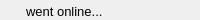
<?xml version="1.0" encoding="UTF-8"?>
<ui version="4.0">
 <class>NoticeLabelObject</class>
 <widget class="QWidget" name="NoticeLabelObject">
  <property name="geometry">
   <rect>
    <x>0</x>
    <y>0</y>
    <width>200</width>
    <height>20</height>
   </rect>
  </property>
  <property name="sizePolicy">
   <sizepolicy hsizetype="Fixed" vsizetype="Fixed">
    <horstretch>0</horstretch>
    <verstretch>0</verstretch>
   </sizepolicy>
  </property>
  <property name="minimumSize">
   <size>
    <width>200</width>
    <height>20</height>
   </size>
  </property>
  <property name="maximumSize">
   <size>
    <width>200</width>
    <height>20</height>
   </size>
  </property>
  <property name="windowTitle">
   <string>Form</string>
  </property>
  <layout class="QFormLayout" name="formLayout">
   <property name="horizontalSpacing">
    <number>4</number>
   </property>
   <property name="verticalSpacing">
    <number>0</number>
   </property>
   <property name="leftMargin">
    <number>6</number>
   </property>
   <property name="topMargin">
    <number>2</number>
   </property>
   <property name="rightMargin">
    <number>6</number>
   </property>
   <property name="bottomMargin">
    <number>0</number>
   </property>
   <item row="0" column="0">
    <widget class="QLabel" name="img">
     <property name="sizePolicy">
      <sizepolicy hsizetype="Preferred" vsizetype="Fixed">
       <horstretch>0</horstretch>
       <verstretch>0</verstretch>
      </sizepolicy>
     </property>
     <property name="minimumSize">
      <size>
       <width>16</width>
       <height>16</height>
      </size>
     </property>
     <property name="maximumSize">
      <size>
       <width>16</width>
       <height>16</height>
      </size>
     </property>
     <property name="font">
      <font>
       <pointsize>10</pointsize>
      </font>
     </property>
     <property name="text">
      <string/>
     </property>
     <property name="pixmap">
      <pixmap>../../../../Resources/icons/smiley.png</pixmap>
     </property>
     <property name="scaledContents">
      <bool>true</bool>
     </property>
    </widget>
   </item>
   <item row="0" column="1">
    <widget class="QLabel" name="label">
     <property name="sizePolicy">
      <sizepolicy hsizetype="Expanding" vsizetype="Fixed">
       <horstretch>0</horstretch>
       <verstretch>0</verstretch>
      </sizepolicy>
     </property>
     <property name="minimumSize">
      <size>
       <width>100</width>
       <height>18</height>
      </size>
     </property>
     <property name="maximumSize">
      <size>
       <width>16777215</width>
       <height>18</height>
      </size>
     </property>
     <property name="font">
      <font>
       <pointsize>10</pointsize>
      </font>
     </property>
     <property name="text">
      <string>went online...</string>
     </property>
     <property name="alignment">
      <set>Qt::AlignLeading|Qt::AlignLeft|Qt::AlignVCenter</set>
     </property>
    </widget>
   </item>
  </layout>
 </widget>
 <resources/>
 <connections/>
</ui>
